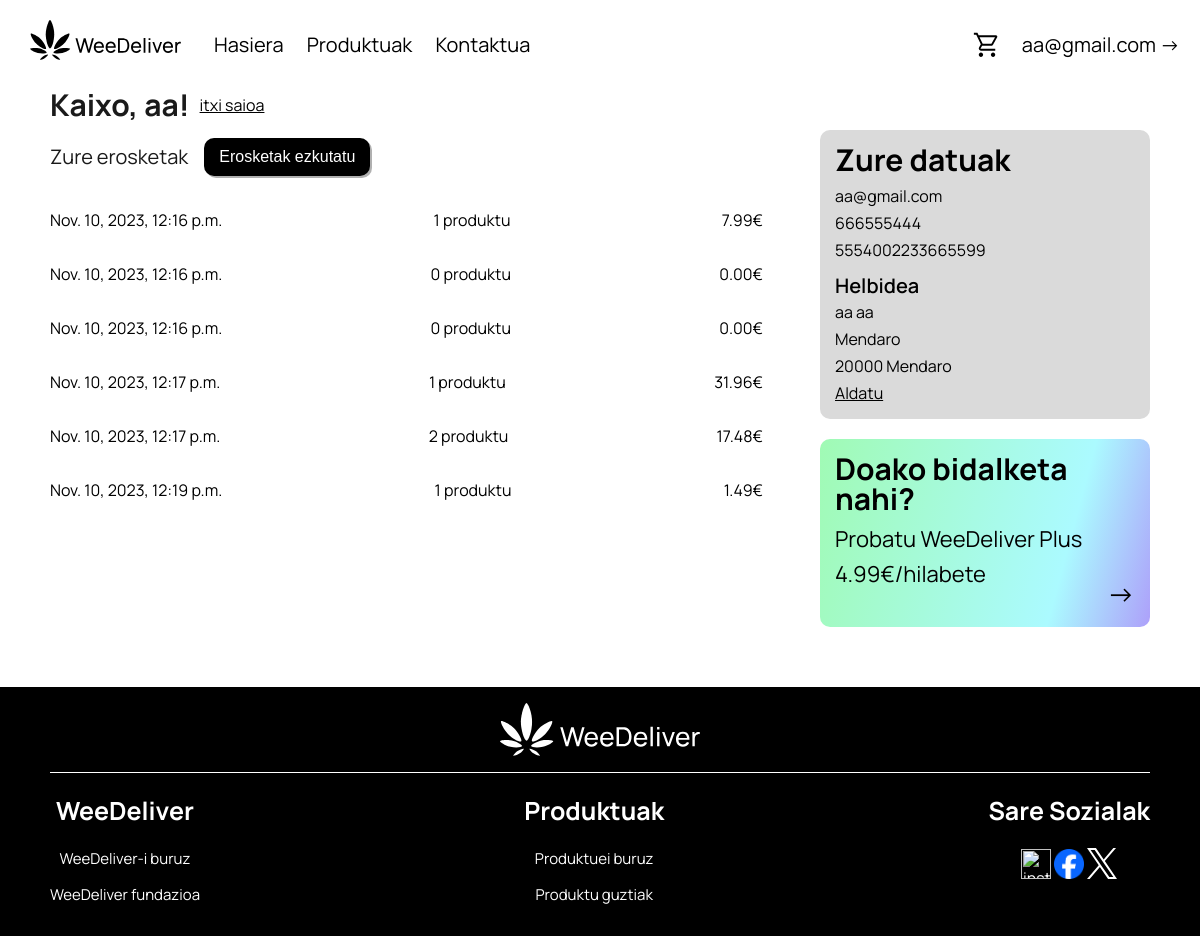
Before: /kontua/ (signed in) with the older database file.
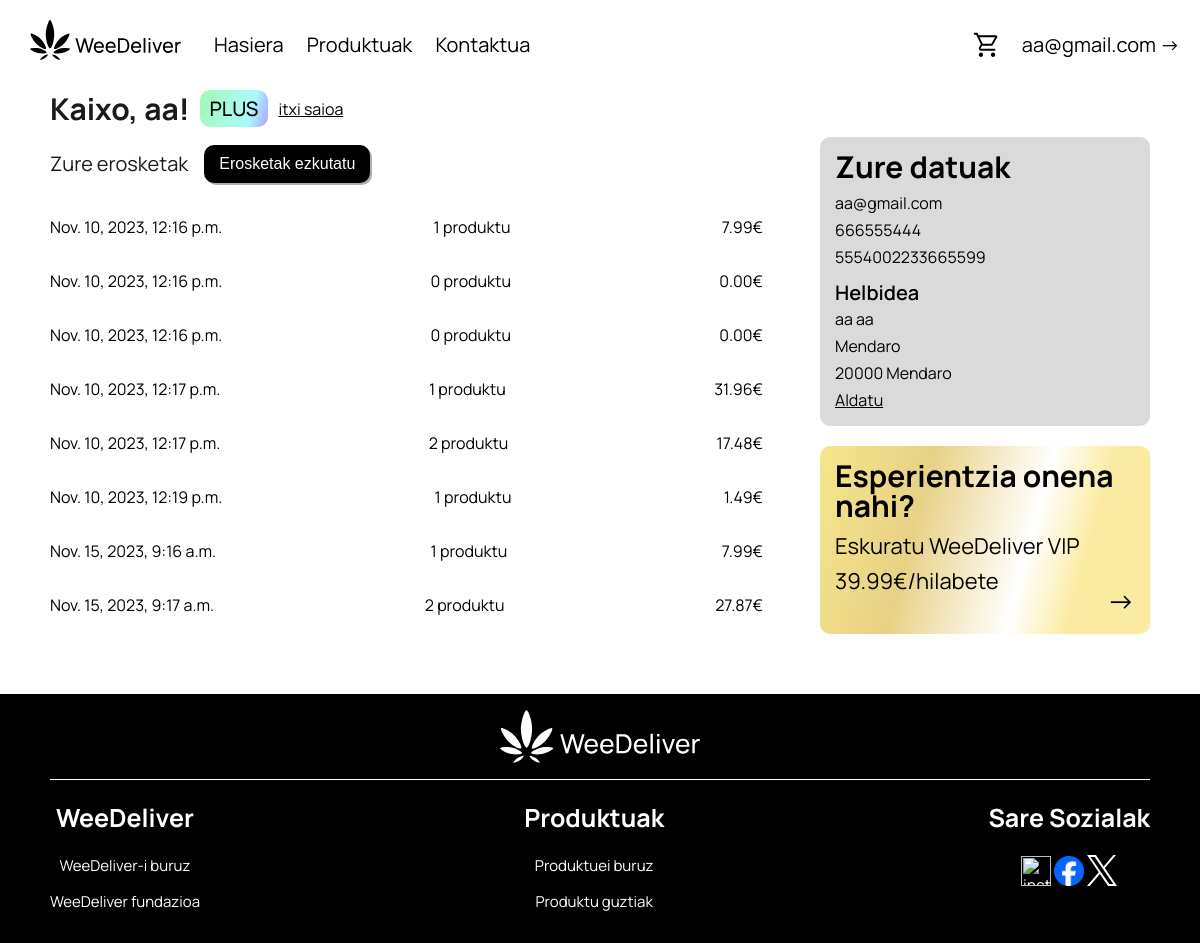
After: the same page with the newer database file.
### web/models.py (models this page shows, shortened)
class Bezeroa(models.Model):
    user = models.ForeignKey(settings.AUTH_USER_MODEL, on_delete=models.CASCADE)
    izena = models.CharField(max_length=100)
    abizena = models.CharField(max_length=100)
    emaila = models.CharField(max_length=100)
    telefonoa = models.IntegerField()
    helbidea = models.TextField(null=True)
    herria = models.CharField(max_length=100, null=True)
    posta_kodea = models.IntegerField(null=True)
    txartela = models.IntegerField(null=True)
    harpidetza = models.CharField(max_length=50)

class Erosketa(models.Model):
    bezeroa = models.ForeignKey(Bezeroa,on_delete=models.CASCADE)
    produktuak = models.ManyToManyField(Produktua)
    data = models.DateTimeField(auto_now_add=True)
    totala = models.FloatField()

### web/views.py (the view)
# urls.py: path('kontua/', views.kontua, name='kontua'),
@login_required
def kontua(request):
    user = request.user
    bezeroa = Bezeroa.objects.get(user=user)
    erosketak = Erosketa.objects.filter(bezeroa=bezeroa)
    return render(request, 'kontua.html', {'bezeroa': bezeroa,'erosketak':erosketak})

### web/templates/kontua.html (shortened to what this page needs)
{% load static %}
{% load math_filters %}
<html lang="en">
<head>
    <link rel="stylesheet" href='{% static "css/global.css" %}'>
</head>
<body>
    {% include "elements/nav.html" %}
    <div class="global">
        <div class="hflex">
            <h3 class="hflextitle">Kaixo, {{ bezeroa.izena }}!</h3>
            {% if bezeroa.harpidetza == "plus" %}
                <div class="pluscolors rolebadge">PLUS</div>
                {% elif bezeroa.harpidetza == "VIP" %}
                <div class="vipcolors rolebadge">VIP</div>
            {% endif %}
            <a class="hflextitle" href="/logout/">itxi saioa</a>
        </div>
        <div class="hflex">
            <div class="vflex flex1">
                <div class="hflex">
                    <h4>Zure erosketak</h4>
                    <button type="button" id="erosketa-anim" class="btn erosketa-btn">Erosketak ezkutatu</button>
                </div>
                <div id="erosketa-info">
                    {% for erosketa in erosketak%}
                    <div class="erosketa-info">
                        <p>{{erosketa.data}}</p>
                        <p>{{erosketa.produktuak.count}} produktu</p>
                        <p>{{erosketa.totala|floatformat:2}}€</p>
                    </div>
                    {% endfor %}
                </div>
            </div>
            <div class="vflex accountbento">
                <div class="bento">
                    <a><h3>Zure datuak</h3></a>
                    <p>{{ bezeroa.emaila }}</p>
                    <p>{{ bezeroa.telefonoa }}</p>
                    {% if bezeroa.txartela == none %}
                        <p>ez duzu txartelik</p>
                    {% else %}
                        <p>{{ bezeroa.txartela }}</p>
                    {% endif %}
                    {% if bezeroa.helbidea == none %}
                        <p>ez duzu helbiderik</p>
                    {% else %}
                        <h5>Helbidea</h5>
                        <p>{{ bezeroa.izena }} {{ bezeroa.abizena }}</p>
                        <p>{{ bezeroa.helbidea }}</p>
                        <p>{{ bezeroa.posta_kodea }} {{ bezeroa.herria }}</p>
                    {% endif %}
                    <a href="/kontua/aldatu/">Aldatu</a>
                </div>
                <a href="/harpidetu/" class="notd">
                    {% if bezeroa.harpidetza == "basic" %}
                    <div class="adweedeliverplus bento pluscolors">
                        <h3>Doako bidalketa nahi?</h3>
                        <p>Probatu WeeDeliver Plus</p>
                        <p>4.99€/hilabete</p>
                        <span>-></span>
                    </div>
                    {% elif bezeroa.harpidetza == "plus" %}
                    <div class="adweedeliverplus bento vipcolors">
                        <h3>Esperientzia onena nahi?</h3>
                        <p>Eskuratu WeeDeliver VIP</p>
                        <p>39.99€/hilabete</p>
                        <span>-></span>
                    </div>
                    {% elif bezeroa.harpidetza == "VIP" %}
                    <div class="adweedeliverplus bento vipcolors">
                        <h3>VIP bat zara</h3>
                        <p>Kudeatu zure harpidetza</p>
                        <span>-></span>
                    </div>
                    {% endif %}
                </a>
            </div>
        </div>
    </div>
    {% include "elements/footer.html" %}
</body>
</html>

### web/templates/elements/nav.html
{% load static %}
<nav>
    <div id="navl">
        <a href="/"><img alt="WeeDeliver logo" src="{% static "irudiak/logo/logob.svg" %}"></a>
        <a href="/">Hasiera</a>
        <a href="/produktuak">Produktuak</a>
        <a href="/kontaktua">Kontaktua</a>
    </div>
    <div id="navr">
        {% if user.is_authenticated %}
            <a href="/saskia" class="navsaskiaa"> <img alt="saskia" class="navsaskia" src="{% static "irudiak/webimg/icons/shopping_cart.svg" %}"> </a>
            <a href="/kontua"> {{ user.username }} -></a>
        {% else %}
            <a href="/signup"> Sortu kontua </a>
            <a class="btn navlogin whitea" href="/login"> Hasi saioa </a>
        {% endif %}
    </div>
</nav>

### web/templates/elements/footer.html
{% load static %}
<footer>
    <div>
        <img src='{% static "irudiak/logo/logow.svg" %}' class="footer-logo">
    </div>
    <div class="footer-content">
        <div>
            <h3>WeeDeliver</h3>
            <a class="whitea"><p>WeeDeliver-i buruz</p></a>
            <a class="whitea"><p>WeeDeliver fundazioa</p></a>
        </div>
        <div>
            <h3>Produktuak</h3>
            <a class="whitea"><p>Produktuei buruz</p></a>
            <a class="whitea"><p>Produktu guztiak</p></a>
        </div>
        <div class="footersocials">
            <h3>Sare Sozialak</h3>
            <img alt="instagram" src='{% static "irudiak/webimg/socials/ig-logo.svg" %}'>
            <img alt="facebook" src='{% static "irudiak/webimg/socials/fb-logo.png" %}'>
            <img alt="X" src='{% static "irudiak/webimg/socials/x-logo.svg" %}'>
        </div>
    </div>
</footer>

### web/static/css/global.css (style rules this page uses)
h3 { font-size: 30px; font-weight: 700; line-height: 1; color: #1a1a1a; }
h4, h5 { font-size: 20px; font-weight: 400; line-height: 1; color: #1a1a1a; }
a { color:black; }
body { margin:0; font-family: 'Manrope', sans-serif; display:flex; flex-direction:column; min-height:100vh; }
nav { background-color:white; display:flex; justify-content:space-between; align-items:center; padding:10px; }
nav img { height:40px; margin: 0 10px 10px; vertical-align: middle; }
nav a { display:inline-block; vertical-align: middle; color:black; text-decoration:none; font-size:20px; margin:10px; height: 100%; line-height: 50px; }
.navsaskia { height: 30px; margin: 0; }
#navl { height: fit-content; }
#navr { display:flex; flex-direction:row; height: fit-content; align-items:center; }
.navsaskiaa { height: fit-content; }
footer { background-color: black; text-align: center; padding-bottom: 1em; display:flex; flex-direction:column; }
footer h3 { color: white; font-size: 25px; margin-top: 1em; }
.footer-logo { width: 200px; margin-top: 1em; }
.footer-content { border-top: 1px solid white; display: flex; flex-direction: row; justify-content: space-between; margin-top: 1em; margin-left: 1em; margin-right: 1em; color: white; max-width: 1600px; width:calc(100% - 100px); align-self: center; }
footer p { font-size: 15px; }
.footersocials img { width: 30px; }
.whitea { color:white; text-decoration:none; }
.notd { text-decoration:none; }
.flex1 { flex:1; }
.global { max-width: 1600px; width:calc(100% - 100px); align-self: center; padding: 0 50px; flex-grow: 1; margin-bottom: 50px; }
.vflex { display:flex; flex-direction:column; }
.hflex { display:flex; }
.hflextitle { margin: 0 10px 0 0; align-self: center; }
.btn { background-color: black; color: white; border: none; border-radius: 10px; cursor: pointer; width:fit-content; box-shadow: rgba(0, 0, 0, 0.31) 2px 2px 0; transition: all 0.2s ease-in-out; text-decoration: none; }
.bento { border-radius: 10px; padding: 15px; margin: 10px 0; display: flex; flex-direction: column; width: 300px; background: #DADADA; }
.bento h3 { color: black; margin: 0 0 10px; }
.bento p { color: black; margin: 0 0 5px; }
.bento h5 { color: black; margin: 10px 0 5px; font-weight: 600; }
.accountbento { margin-left: 25px; }
.rolebadge { height: fit-content; width: fit-content; padding: 5px 10px; border-radius: 10px; font-weight: 500; font-size: 20px; margin-right: 10px; }
.adweedeliverplus p { font-size: 22px; }
.adweedeliverplus span { color: black; font-size: 28px; text-align:right; margin-top: -20px }
.pluscolors { background: linear-gradient(105deg, #A0FAB4 0%, #ABFAFF 72.8%, #ADA0FA 100%); }
.vipcolors { background: linear-gradient(105deg, #F6E58C 0%, #E7D185 30.21%, #FFF 61.98%, #FAEBA0 78.12%, #FAEBA0 100%); }
.erosketa-info { display: flex; flex-direction: row; justify-content: space-between; margin-right: 2em; }
.erosketa-btn { height: fit-content; padding: 10px 15px; font-size: 16px; align-self: center; margin-left: 1em; }

Changed rows visible on the page:
changed Bezeroa "aa": harpidetza "basic" → "plus" (drawn)
added Erosketa: data "Nov. 15, 2023, 9:16 a.m.", produktuak.count "1", totala "7.99"
added Erosketa: data "Nov. 15, 2023, 9:17 a.m.", produktuak.count "2", totala "27.87"
Other visible differences:
text no longer shown: "Doako bidalketa nahi? Probatu WeeDeliver Plus 4.99€/hilabete"
text now shown: "PLUS Esperientzia onena nahi? Eskuratu WeeDeliver VIP 39.99€/hilabete"
